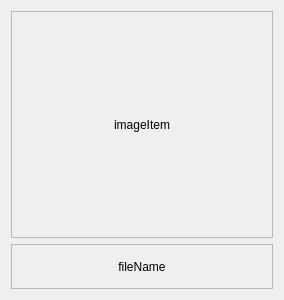
<?xml version="1.0" encoding="UTF-8"?>
<ui version="4.0">
 <class>zgnep_photoItem</class>
 <widget class="QWidget" name="zgnep_photoItem">
  <property name="geometry">
   <rect>
    <x>0</x>
    <y>0</y>
    <width>284</width>
    <height>300</height>
   </rect>
  </property>
  <property name="windowTitle">
   <string>Form</string>
  </property>
  <layout class="QGridLayout" name="gridLayout" rowstretch="5,1" rowminimumheight="5,1">
   <item row="0" column="0">
    <widget class="QFrame" name="frame">
     <property name="frameShape">
      <enum>QFrame::StyledPanel</enum>
     </property>
     <property name="frameShadow">
      <enum>QFrame::Raised</enum>
     </property>
     <layout class="QGridLayout" name="gridLayout_2">
      <item row="0" column="0">
       <widget class="QLabel" name="label_image">
        <property name="text">
         <string>imageItem</string>
        </property>
        <property name="alignment">
         <set>Qt::AlignCenter</set>
        </property>
       </widget>
      </item>
     </layout>
    </widget>
   </item>
   <item row="1" column="0">
    <widget class="QFrame" name="frame_2">
     <property name="frameShape">
      <enum>QFrame::StyledPanel</enum>
     </property>
     <property name="frameShadow">
      <enum>QFrame::Raised</enum>
     </property>
     <layout class="QGridLayout" name="gridLayout_3">
      <item row="0" column="0">
       <widget class="QLabel" name="label_file">
        <property name="text">
         <string>fileName</string>
        </property>
        <property name="alignment">
         <set>Qt::AlignCenter</set>
        </property>
       </widget>
      </item>
     </layout>
    </widget>
   </item>
  </layout>
 </widget>
 <resources/>
 <connections/>
</ui>
